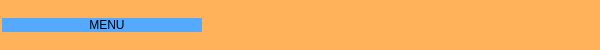
     <widget class="QFrame" name="frame_superior">
      <property name="minimumSize">
       <size>
        <width>0</width>
        <height>35</height>
       </size>
      </property>
      <property name="maximumSize">
       <size>
        <width>16777215</width>
        <height>50</height>
       </size>
      </property>
      <property name="styleSheet">
       <string notr="true">
QFrame{
border-top-left-radius: 20px;
border-bottom-left-radius: 20px;
background-color: rgb(255, 178, 90);

}
</string>
      </property>
      <property name="frameShape">
       <enum>QFrame::StyledPanel</enum>
      </property>
      <property name="frameShadow">
       <enum>QFrame::Raised</enum>
      </property>
      <layout class="QHBoxLayout" name="horizontalLayout_8">
       <property name="spacing">
        <number>0</number>
       </property>
       <property name="leftMargin">
        <number>2</number>
       </property>
       <property name="topMargin">
        <number>0</number>
       </property>
       <property name="rightMargin">
        <number>2</number>
       </property>
       <property name="bottomMargin">
        <number>0</number>
       </property>
       <item alignment="Qt::AlignLeft">
        <widget class="QPushButton" name="bt_menu">
         <property name="minimumSize">
          <size>
           <width>200</width>
           <height>0</height>
          </size>
         </property>
         <property name="maximumSize">
          <size>
           <width>200</width>
           <height>16777215</height>
          </size>
         </property>
         <property name="styleSheet">
          <string notr="true">QPushButton{
background-color: rgb(85, 170, 255);
font: 87 12pt &quot;Arial Black&quot;;
border-radius:0px;
}

QPushButton:hover{
background-color: white;
font: 87 12pt &quot;Arial Black&quot;;

}
</string>
         </property>
         <property name="text">
          <string>    MENU </string>
         </property>
         <property name="icon">
          <iconset>
           <normaloff>barra-de-menus.png</normaloff>barra-de-menus.png</iconset>
         </property>
         <property name="iconSize">
          <size>
           <width>32</width>
           <height>32</height>
          </size>
         </property>
         <property name="autoDefault">
          <bool>false</bool>
         </property>
         <property name="default">
          <bool>false</bool>
         </property>
         <property name="flat">
          <bool>false</bool>
         </property>
        </widget>
       </item>
       <item>
        <spacer name="horizontalSpacer">
         <property name="orientation">
          <enum>Qt::Horizontal</enum>
         </property>
         <property name="sizeHint" stdset="0">
          <size>
           <width>265</width>
           <height>20</height>
          </size>
         </property>
        </spacer>
       </item>
       <item alignment="Qt::AlignRight">
        <widget class="QPushButton" name="bt_minimizar">
         <property name="minimumSize">
          <size>
           <width>35</width>
           <height>35</height>
          </size>
         </property>
         <property name="styleSheet">
          <string notr="true">QPushButton{
border:0px;
}

QPushButton:hover{
border:5px solid #aa00ff;
background-color:#ffff00;

}
</string>
         </property>
         <property name="text">
          <string/>
         </property>
         <property name="icon">
          <iconset>
           <normaloff>minimizar.png</normaloff>minimizar.png</iconset>
         </property>
         <property name="iconSize">
          <size>
           <width>32</width>
           <height>32</height>
          </size>
         </property>
         <property name="flat">
          <bool>false</bool>
         </property>
        </widget>
       </item>
       <item alignment="Qt::AlignRight">
        <widget class="QPushButton" name="bt_restaurar">
         <property name="maximumSize">
          <size>
           <width>35</width>
           <height>35</height>
          </size>
         </property>
         <property name="styleSheet">
          <string notr="true">QPushButton{
border:0px;

}

QPushButton:hover{
border:5px solid #aa00ff;
background-color:#55ff00;

}
</string>
         </property>
         <property name="text">
          <string/>
         </property>
         <property name="icon">
          <iconset>
           <normaloff>restaurar.png</normaloff>restaurar.png</iconset>
         </property>
         <property name="iconSize">
          <size>
           <width>30</width>
           <height>30</height>
          </size>
         </property>
        </widget>
       </item>
       <item alignment="Qt::AlignRight">
        <widget class="QPushButton" name="bt_maximizar">
         <property name="maximumSize">
          <size>
           <width>35</width>
           <height>35</height>
          </size>
         </property>
         <property name="styleSheet">
          <string notr="true">QPushButton{
border:0px;

}

QPushButton:hover{
border:5px solid #aa00ff;
background-color:#55ff00;

}
</string>
         </property>
         <property name="text">
          <string/>
         </property>
         <property name="icon">
          <iconset>
           <normaloff>maximizar.png</normaloff>maximizar.png</iconset>
         </property>
         <property name="iconSize">
          <size>
           <width>32</width>
           <height>32</height>
          </size>
         </property>
        </widget>
       </item>
       <item alignment="Qt::AlignRight">
        <widget class="QPushButton" name="bt_cerrar">
         <property name="maximumSize">
          <size>
           <width>35</width>
           <height>16777215</height>
          </size>
         </property>
         <property name="styleSheet">
          <string notr="true">QPushButton{
border:0px;

}

QPushButton:hover{
border:5px solid #aa00ff;
background-color:red;

}
</string>
         </property>
         <property name="text">
          <string/>
         </property>
         <property name="icon">
          <iconset>
           <normaloff>cerrar.png</normaloff>cerrar.png</iconset>
         </property>
         <property name="iconSize">
          <size>
           <width>32</width>
           <height>32</height>
          </size>
         </property>
        </widget>
       </item>
      </layout>
     </widget>
